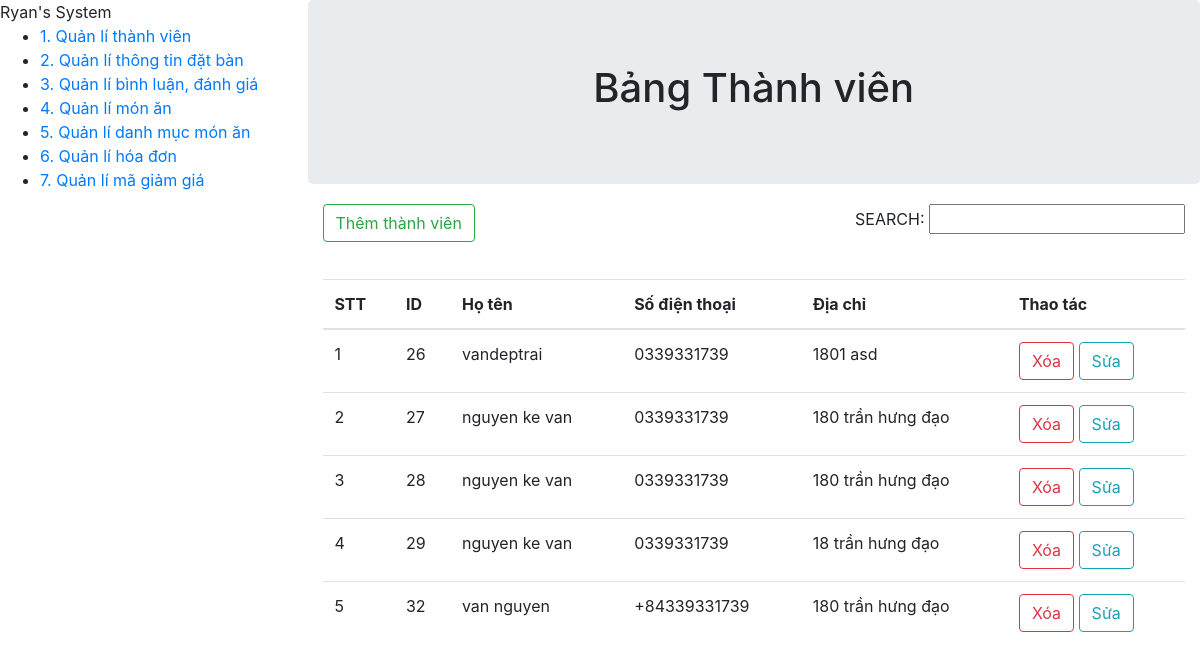
The app's page /code/admin/quanlythanhvien (signed in) with its own data.
### tables this page shows
CREATE TABLE `thanhvien` (
  `idTV` int(11) NOT NULL,
  `Hoten` varchar(50) DEFAULT NULL,
  `sdt` varchar(20) DEFAULT NULL,
  `diachi` varchar(400) DEFAULT NULL
);

### code/admin/php/functionAdmin.php (called while the page is built, shortened)
<?php
function getthanhvien() {
    global $conn;
    $query="SELECT * FROM thanhvien;";
    $result=$conn->query($query);
    return $result->fetch_all(MYSQLI_ASSOC);
}
?>

### code/admin/quanlythanhvien/index.php (the view, shortened to what this page needs)
<!DOCTYPE html>
<html lang="en">
<head>
    <link rel="stylesheet" href="https://maxcdn.bootstrapcdn.com/bootstrap/4.5.2/css/bootstrap.min.css">
    <link href="http://ryanrestaurant.com/admin/css/style.css" rel="stylesheet">
</head>
<body>
    <div class="fluid-container">
        <div class="row main">
<div class="col-3">
                <div class="sidebar" style="position: fixed;">
                    <div class="sidebar-header">Ryan's System</div>
                    <div class="sidebar-wrapper">
                        <ul class="sidebar-list">
                            <li class="sidebar-item">
                                <a href="http://ryanrestaurant.com/admin/quanlythanhvien/" class="sidebar-link active">1. Quản lí thành viên</a>
                            </li>
                            <li class="sidebar-item">
                                <a href="#" class="sidebar-link">2. Quản lí thông tin đặt bàn</a>
                            </li>
                            <li class="sidebar-item">
                                <a href="#" class="sidebar-link">3. Quản lí bình luận, đánh giá</a>
                            </li>
                            <li class="sidebar-item">
                                <a href="http://ryanrestaurant.com/food-ordering/admin/monan/" class="sidebar-link">4. Quản lí món ăn</a>
                            </li>
                            <li class="sidebar-item">
                                <a href="http://ryanrestaurant.com/food-ordering/admin/danhmuc/" class="sidebar-link">5. Quản lí danh mục món ăn</a>
                            </li>
                            <li class="sidebar-item">
                                <a href="#" class="sidebar-link">6. Quản lí hóa đơn</a>
                            </li>
                            <li class="sidebar-item">
                                <a href="#" class="sidebar-link">7. Quản lí mã giảm giá</a>
                            </li>
                        </ul>
                    </div>
                </div>
            </div>
            <div class="col-9">
                <div class="data">
    <div class="jumbotron text-center" style="margin-bottom:20px;">
        <h1>Bảng Thành viên</h1>
    </div>
    <div class="container">
        <div class="searchdulieu">
            <label>SEARCH: </label> <input id="inputSearch" type="text">
        </div>
        <div>
            <button onclick="themthanhvien()" type="button" class="btn btn-outline-success" data-toggle="modal" data-target="#indertModalthanhvien" id="insert">Thêm thành viên</button>
        </div>
        <table class="table table-hover">
            <thead>
                <tr>
                    <th>STT</th>
                    <th>ID</th>
                    <th>Họ tên</th>
                    <th>Số điện thoại</th>
                    <th>Địa chỉ</th>
                    <th>Thao tác</th>
                </tr>
            </thead>
            <tbody id="content">
                <?php
                require_once("../../requirefile/connect.php");
                require_once("../php/functionAdmin.php");
                $stt = 1;
                $objs = getthanhvien();
                foreach ($objs as $obj) { ?>
                    <tr>
                        <td><?php echo $stt; ?></td>
                        <td><?php echo $obj['idTV']; ?></td>
                        <td><?php echo $obj['Hoten']; ?></td>
                        <td><?php echo $obj['sdt']; ?></td>
                        <td><?php echo $obj['diachi']; ?></td>
                        <td>
                            <button onclick="xoathanhvien(<?= $obj['idTV'] ?>)" class="btn btn-outline-danger">Xóa</button>
                            <button onclick="suathanhvien(<?= $obj['idTV'] ?>,'<?= $obj['Hoten'] ?>','<?= $obj['sdt'] ?>','<?= $obj['diachi'] ?>')" class="btn btn-outline-info" data-toggle="modal" data-target="#editModalthanhvien">Sửa</button>
                        </td>
                    </tr>
                    <?php $stt += 1; ?>
                <?php    } global $conn; $conn->close();?>
            </tbody>
        </table>
    </div>
        </div>
    </div>
        </div>
</div>
</body>
</html>

### code/admin/quanlythanhvien/index.php (style rules this page uses)
.searchdulieu { margin-bottom: 40px; float: right; }
.searchdulieu::after { content: ""; display: table; clear: both; }

### records on screen
thanhvien: idTV "26", Hoten "vandeptrai", sdt "0339331739", diachi "1801 asd"
thanhvien: idTV "27", Hoten "nguyen ke van", sdt "0339331739", diachi "180 trần hưng đạo"
thanhvien: idTV "28", Hoten "nguyen ke van", sdt "0339331739", diachi "180 trần hưng đạo"
thanhvien: idTV "29", Hoten "nguyen ke van", sdt "0339331739", diachi "18 trần hưng đạo"
thanhvien: idTV "32", Hoten "van nguyen", sdt "+84339331739", diachi "180 trần hưng đạo"
